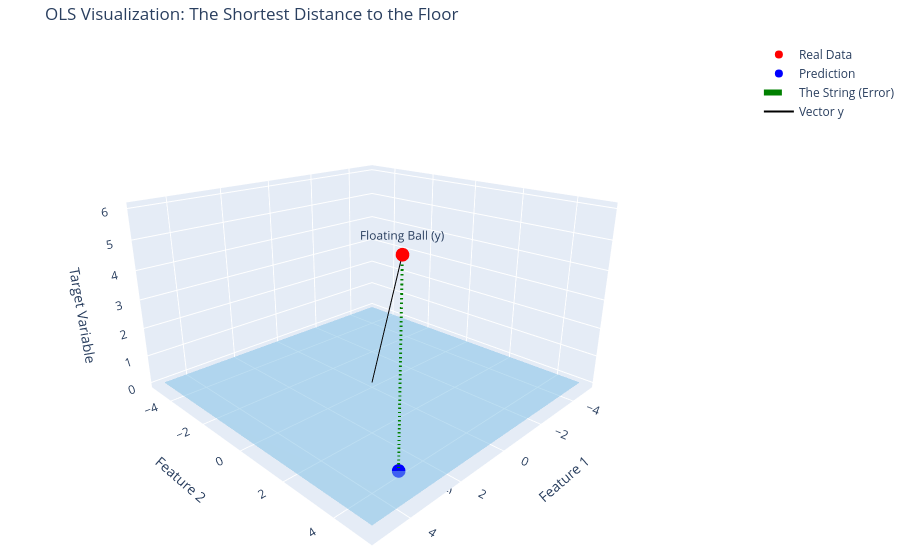

Notebook cell for this chart:
### Code cell
import numpy as np
import plotly.graph_objects as go

# 1. Define the "Floor" (The Column Space of X)
# We'll create a plane centered at z=0 for visual clarity
x_range = np.linspace(-5, 5, 10)
y_range = np.linspace(-5, 5, 10)
X_grid, Y_grid = np.meshgrid(x_range, y_range)
Z_grid = np.zeros_like(X_grid) # The floor is at z=0

# 2. Define the "Floating Ball" (Vector y)
# This is our actual data point hanging in the air
y_point = np.array([3, 4, 6]) 

# 3. Define the "Shadow" (The Projection y_hat)
# Since our floor is the Z=0 plane, the closest point is simply (x, y, 0)
y_hat = np.array([3, 4, 0])

# 4. Build the Visual Components
fig = go.Figure()

# Add the Floor (Column Space)
fig.add_trace(go.Surface(x=X_grid, y=Y_grid, z=Z_grid, 
                         colorscale='Blues', opacity=0.5, showscale=False, name='The Floor (X)'))

# Add the Floating Ball (Actual Data y)
fig.add_trace(go.Scatter3d(x=[y_point[0]], y=[y_point[1]], z=[y_point[2]],
                           mode='markers+text', marker=dict(size=8, color='red'),
                           text=["Floating Ball (y)"], textposition="top center", name='Real Data'))

# Add the Shadow (Prediction y_hat)
fig.add_trace(go.Scatter3d(x=[y_hat[0]], y=[y_hat[1]], z=[y_hat[2]],
                           mode='markers+text', marker=dict(size=8, color='blue'),
                           text=["The Shadow (y-hat)"], textposition="bottom center", name='Prediction'))

# Add the "Vertical String" (The Residual Vector)
fig.add_trace(go.Scatter3d(x=[y_point[0], y_hat[0]], 
                           y=[y_point[1], y_hat[1]], 
                           z=[y_point[2], y_hat[2]],
                           mode='lines', line=dict(color='green', width=6, dash='dash'),
                           name='The String (Error)'))

# Add an arrow from the origin to the Ball
fig.add_trace(go.Scatter3d(x=[0, y_point[0]], y=[0, y_point[1]], z=[0, y_point[2]],
                           mode='lines', line=dict(color='black', width=2), name='Vector y'))

# 5. Layout and Labels
fig.update_layout(
    title="OLS Visualization: The Shortest Distance to the Floor",
    scene=dict(
        xaxis_title='Feature 1',
        yaxis_title='Feature 2',
        zaxis_title='Target Variable',
        camera=dict(eye=dict(x=1.5, y=1.5, z=0.8)) # Set initial view angle
    ),
    margin=dict(l=0, r=0, b=0, t=40)
)

fig.show()

### Figure 1 — Plotly figure (JSON) as saved in the notebook; plotly's stock layout.template omitted (floating-point values rounded to 4 significant figures)
{"data": [{"colorscale": [[0, "rgb(247,251,255)"], [0.125, "rgb(222,235,247)"], [0.25, "rgb(198,219,239)"], [0.375, "rgb(158,202,225)"], [0.5, "rgb(107,174,214)"], [0.625, "rgb(66,146,198)"], [0.75, "rgb(33,113,181)"], [0.875, "rgb(8,81,156)"], [1, "rgb(8,48,107)"]], "name": "The Floor (X)", "opacity": 0.5, "showscale": false, "type": "surface", "x": [[-5.0, -3.889, -2.778, -1.667, -0.5556, 0.5556, 1.667, 2.778, 3.889, 5.0], [-5.0, -3.889, -2.778, -1.667, -0.5556, 0.5556, 1.667, 2.778, 3.889, 5.0], [-5.0, -3.889, -2.778, -1.667, -0.5556, 0.5556, 1.667, 2.778, 3.889, 5.0], [-5.0, -3.889, -2.778, -1.667, -0.5556, 0.5556, 1.667, 2.778, 3.889, 5.0], [-5.0, -3.889, -2.778, -1.667, -0.5556, 0.5556, 1.667, 2.778, 3.889, 5.0], [-5.0, -3.889, -2.778, -1.667, -0.5556, 0.5556, 1.667, 2.778, 3.889, 5.0], [-5.0, -3.889, -2.778, -1.667, -0.5556, 0.5556, 1.667, 2.778, 3.889, 5.0], [-5.0, -3.889, -2.778, -1.667, -0.5556, 0.5556, 1.667, 2.778, 3.889, 5.0], [-5.0, -3.889, -2.778, -1.667, -0.5556, 0.5556, 1.667, 2.778, 3.889, 5.0], [-5.0, -3.889, -2.778, -1.667, -0.5556, 0.5556, 1.667, 2.778, 3.889, 5.0]], "y": [[-5.0, -5.0, -5.0, -5.0, -5.0, -5.0, -5.0, -5.0, -5.0, -5.0], [-3.889, -3.889, -3.889, -3.889, -3.889, -3.889, -3.889, -3.889, -3.889, -3.889], [-2.778, -2.778, -2.778, -2.778, -2.778, -2.778, -2.778, -2.778, -2.778, -2.778], [-1.667, -1.667, -1.667, -1.667, -1.667, -1.667, -1.667, -1.667, -1.667, -1.667], [-0.5556, -0.5556, -0.5556, -0.5556, -0.5556, -0.5556, -0.5556, -0.5556, -0.5556, -0.5556], [0.5556, 0.5556, 0.5556, 0.5556, 0.5556, 0.5556, 0.5556, 0.5556, 0.5556, 0.5556], [1.667, 1.667, 1.667, 1.667, 1.667, 1.667, 1.667, 1.667, 1.667, 1.667], [2.778, 2.778, 2.778, 2.778, 2.778, 2.778, 2.778, 2.778, 2.778, 2.778], [3.889, 3.889, 3.889, 3.889, 3.889, 3.889, 3.889, 3.889, 3.889, 3.889], [5.0, 5.0, 5.0, 5.0, 5.0, 5.0, 5.0, 5.0, 5.0, 5.0]], "z": [[0.0, 0.0, 0.0, 0.0, 0.0, 0.0, 0.0, 0.0, 0.0, 0.0], [0.0, 0.0, 0.0, 0.0, 0.0, 0.0, 0.0, 0.0, 0.0, 0.0], [0.0, 0.0, 0.0, 0.0, 0.0, 0.0, 0.0, 0.0, 0.0, 0.0], [0.0, 0.0, 0.0, 0.0, 0.0, 0.0, 0.0, 0.0, 0.0, 0.0], [0.0, 0.0, 0.0, 0.0, 0.0, 0.0, 0.0, 0.0, 0.0, 0.0], [0.0, 0.0, 0.0, 0.0, 0.0, 0.0, 0.0, 0.0, 0.0, 0.0], [0.0, 0.0, 0.0, 0.0, 0.0, 0.0, 0.0, 0.0, 0.0, 0.0], [0.0, 0.0, 0.0, 0.0, 0.0, 0.0, 0.0, 0.0, 0.0, 0.0], [0.0, 0.0, 0.0, 0.0, 0.0, 0.0, 0.0, 0.0, 0.0, 0.0], [0.0, 0.0, 0.0, 0.0, 0.0, 0.0, 0.0, 0.0, 0.0, 0.0]]}, {"marker": {"color": "red", "size": 8}, "mode": "markers+text", "name": "Real Data", "text": ["Floating Ball (y)"], "textposition": "top center", "type": "scatter3d", "x": [3], "y": [4], "z": [6]}, {"marker": {"color": "blue", "size": 8}, "mode": "markers+text", "name": "Prediction", "text": ["The Shadow (y-hat)"], "textposition": "bottom center", "type": "scatter3d", "x": [3], "y": [4], "z": [0]}, {"line": {"color": "green", "dash": "dash", "width": 6}, "mode": "lines", "name": "The String (Error)", "type": "scatter3d", "x": [3, 3], "y": [4, 4], "z": [6, 0]}, {"line": {"color": "black", "width": 2}, "mode": "lines", "name": "Vector y", "type": "scatter3d", "x": [0, 3], "y": [0, 4], "z": [0, 6]}], "layout": {"margin": {"b": 0, "l": 0, "r": 0, "t": 40}, "scene": {"camera": {"eye": {"x": 1.5, "y": 1.5, "z": 0.8}}, "xaxis": {"title": {"text": "Feature 1"}}, "yaxis": {"title": {"text": "Feature 2"}}, "zaxis": {"title": {"text": "Target Variable"}}}, "title": {"text": "OLS Visualization: The Shortest Distance to the Floor"}}}
